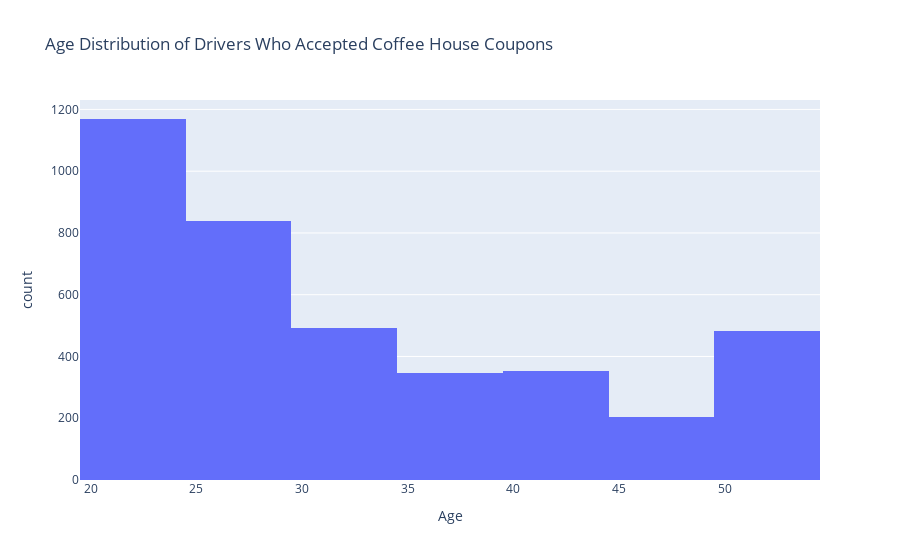

This figure's notebook cell:
### Code cell
fig_age = px.histogram(coffee_house_coupon_accepted, x='age', nbins=10, title='Age Distribution of Drivers Who Accepted Coffee House Coupons',
                       labels={'age': 'Age'})

fig_age.show()

# Adding Image if Plotly did not load

display(Image(filename='images/Age Distribution of Drivers Who Accepted Coffee House Coupons.png'))

### Figure 1 — Plotly figure (JSON) as saved in the notebook; plotly's stock layout.template omitted (floating-point values rounded to 4 significant figures; data arrays with more than 128 entries replaced by an {"elided": "..."} marker saying what was removed)
{"data": [{"alignmentgroup": "True", "bingroup": "x", "hovertemplate": "Age=%{x}<br>count=%{y}<extra></extra>", "legendgroup": "", "marker": {"color": "#636efa", "pattern": {"shape": ""}}, "name": "", "nbinsx": 10, "offsetgroup": "", "orientation": "v", "showlegend": false, "type": "histogram", "x": {"elided": "3887 int values"}, "xaxis": "x", "yaxis": "y"}], "layout": {"barmode": "relative", "legend": {"tracegroupgap": 0}, "title": {"text": "Age Distribution of Drivers Who Accepted Coffee House Coupons"}, "xaxis": {"anchor": "y", "domain": [0, 1], "title": {"text": "Age"}}, "yaxis": {"anchor": "x", "domain": [0, 1], "title": {"text": "count"}}}}
